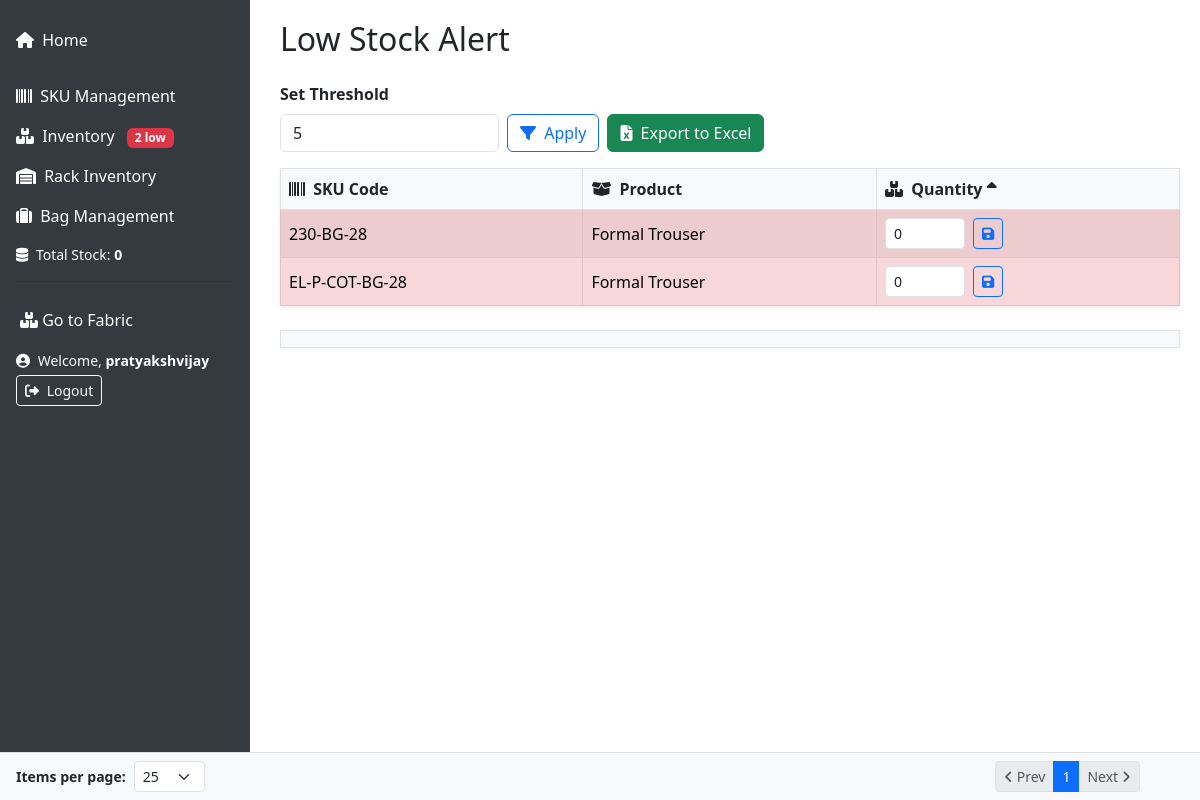
Page /inventory/low-stock/ (signed in) on the committed database.
### inventory_manager/models.py (models this page shows, shortened)
class SKU(models.Model):
    user = models.ForeignKey(User, on_delete=models.CASCADE)
    sku_code = models.CharField(max_length=50, unique=True)
    product_name = models.CharField(max_length=255)
    stock_quantity = models.IntegerField(default=0)
    updated_at = models.DateTimeField(auto_now=True)

### inventory_manager/views.py (the view, shortened to what this page needs)
# urls.py: path('low-stock/', views.low_stock_alert, name='low_stock_alert'),
@login_required
def low_stock_alert(request):
    threshold = int(request.GET.get("threshold", 5))
    per_page = int(request.GET.get("per_page", 25))
    page_number = request.GET.get("page", 1)
    sort = request.GET.get("sort", "stock_quantity")
    dir = request.GET.get("dir", "asc")
    queryset = SKU.objects.filter(stock_quantity__lte=threshold)
    if sort not in ["sku_code", "product_name", "stock_quantity"]:
        sort = "stock_quantity"
    if dir not in ["asc", "desc"]:
        dir = "asc"
    order_by_field = sort if dir == "asc" else f"-{sort}"
    queryset = queryset.order_by(order_by_field)
    paginator = Paginator(queryset, per_page)
    page_obj = paginator.get_page(page_number)
    return render(request, "inventory_manager/low_stock_alert.html", {
        "page_obj": page_obj,
        "threshold": threshold,
        "per_page": per_page,
        "sort": sort,
        "dir": dir,
    })

### inventory_manager/context_processors.py (called while the page is built)
def total_stock_context(request):
    total = SKU.objects.aggregate(total=Sum('stock_quantity'))['total'] or 0
    low_stock_count = SKU.objects.filter(stock_quantity__lt=10).count()
    return {
        'total_stock': total,
        'low_stock_count': low_stock_count
    }

### inventory_manager/templates/inventory_manager/low_stock_alert.html (shortened to what this page needs)
{% extends 'inventory_manager/base.html' %}
{% block content %}
<h2 class="mb-4">Low Stock Alert</h2>
<form method="get" class="row g-2 mb-3 align-items-end">
  <div class="col-md-3">
    <label for="threshold" class="form-label fw-semibold">Set Threshold</label>
    <input type="number" name="threshold" value="{{ threshold }}" class="form-control" min="0">
  </div>
  <div class="col-md-auto d-flex gap-2 mt-4">
    <button type="submit" class="btn btn-outline-primary">
      <i class="fa-solid fa-filter me-1"></i> Apply
    </button>
    <a href="?export=1&threshold={{ threshold }}" class="btn btn-success">
      <i class="fa-solid fa-file-excel me-1"></i> Export to Excel
    </a>
  </div>
</form>
<div class="mb-4">
  <table class="table table-bordered table-striped align-middle shadow-sm">
    <thead class="table-light text-dark fw-semibold">
      <tr>
        <th>
          <a href="?sort=sku_code&dir={% if sort == 'sku_code' and dir == 'asc' %}desc{% else %}asc{% endif %}&threshold={{ threshold }}" class="text-decoration-none text-dark">
            <i class="fa-solid fa-barcode me-1"></i> SKU Code
          </a>
        </th>
        <th>
          <a href="?sort=product_name&dir={% if sort == 'product_name' and dir == 'asc' %}desc{% else %}asc{% endif %}&threshold={{ threshold }}" class="text-decoration-none text-dark">
            <i class="fa-solid fa-box-open me-1"></i> Product
          </a>
        </th>
        <th>
          <a href="?sort=stock_quantity&dir={% if sort == 'stock_quantity' and dir == 'asc' %}desc{% else %}asc{% endif %}&threshold={{ threshold }}" class="text-decoration-none text-dark">
            <i class="fa-solid fa-boxes-stacked me-1"></i> Quantity
            {% if sort == 'stock_quantity' %}
              <i class="fa-solid {% if dir == 'asc' %}fa-sort-up{% else %}fa-sort-down{% endif %}"></i>
            {% endif %}
          </a>
        </th>
      </tr>
    </thead>
    <tbody>
      {% for sku in page_obj %}
      <tr class="
          {% if sku.stock_quantity == 0 %}
            table-danger
          {% elif sku.stock_quantity <= 3 %}
            table-warning
          {% else %}
            table-light
          {% endif %}
      ">
        <td>{{ sku.sku_code }}</td>
        <td>{{ sku.product_name }}</td>
        <td>
          <form class="d-flex align-items-center gap-2" onsubmit="event.preventDefault(); updateStock('{{ sku.id }}')">
            <input type="number" class="form-control form-control-sm" id="stock-{{ sku.id }}" value="{{ sku.stock_quantity }}" style="width: 80px;" min="0">
            <button type="submit" class="btn btn-sm btn-outline-primary" id="btn-{{ sku.id }}">
              <i class="fa-solid fa-floppy-disk"></i>
            </button>
          </form>
        </td>
      </tr>
      {% empty %}
      <tr>
        <td colspan="3" class="text-center text-muted">No SKUs under this threshold.</td>
      </tr>
      {% endfor %}
    </tbody>
  </table>
</div>
<div class="mt-4">
  {% include 'inventory_manager/components/pagination_footer.html' %}
</div>
{% endblock %}

### inventory_manager/templates/inventory_manager/base.html (shortened to what this page needs)
{% load static %}
<!DOCTYPE html>
<html lang="en">
<head>
    <link href="https://cdn.jsdelivr.net/npm/bootstrap@5.3.0/dist/css/bootstrap.min.css" rel="stylesheet">
    <link rel="stylesheet" href="https://cdnjs.cloudflare.com/ajax/libs/font-awesome/6.5.0/css/all.min.css">
    <link href="https://cdn.jsdelivr.net/npm/select2@4.1.0-rc.0/dist/css/select2.min.css" rel="stylesheet" />
</head>
<body>
    {% if request.user.is_authenticated %}
    <div class="sidebar" id="sidebar">
        <a href="{% url 'dashboard' %}" class="mb-3 px-3 py-2 d-block text-white {% if request.path == '/' %}active{% endif %}">
            <i class="fa-solid fa-house me-1"></i> Home
        </a>
        <div class="nav-item">
            <a class="text-white d-block px-3 py-2" data-bs-toggle="collapse" href="#skuMenu" role="button" aria-expanded="false">
                <i class="fa-solid fa-barcode me-1"></i> SKU Management
            </a>
        </div>
        <div class="nav-item">
            <a class="text-white d-block px-3 py-2" data-bs-toggle="collapse" href="#inventoryMenu" role="button" aria-expanded="false">
                <i class="fa-solid fa-boxes-stacked me-1"></i> Inventory
                {% if low_stock_count > 0 %}
                    <span class="badge bg-danger ms-2">{{ low_stock_count }} low</span>
                {% endif %}
            </a>
        </div>
        <div class="nav-item">
            <a class="text-white d-block px-3 py-2 {% if request.path == '/rack/' %}active{% endif %}" href="{% url 'rack_view' %}">
                <i class="fa-solid fa-warehouse me-1"></i> Rack Inventory
            </a>
        </div>
        <div class="nav-item">
        <a class="text-white d-block px-3 py-2" data-bs-toggle="collapse" href="#bagsMenu" role="button" aria-expanded="false">
            <i class="fa-solid fa-suitcase me-1"></i> Bag Management
        </a>
        </div>
        <div class="text-white small px-3 mt-2">
            <i class="fa-solid fa-database me-1"></i>
            Total Stock: <strong>{{ total_stock }}</strong>
        </div>
        <hr class="bg-secondary mx-3">
        <a class="nav-link {% if '/fabric/' in request.path %}active{% endif %}" href="/fabric/"><i class="fas fa-boxes"></i> Go to Fabric</a>
        <div class="px-3 py-2 text-white small">
            <div class="d-flex flex-column">
            <span class="mb-1">
                <i class="fa-solid fa-user-circle me-1"></i> Welcome, <strong>{{ request.user.username }}</strong>
            </span>
            <form method="post" action="{% url 'logout' %}" class="d-inline">
                <button type="submit" class="btn btn-sm btn-outline-light">
                    <i class="fa-solid fa-sign-out-alt me-1"></i> Logout
                </button>
            </form>
            </div>
        {% endif %}
         </div>
    </div>
    <div class="content {% if not user.is_authenticated %}w-100{% endif %}" id="main-content">
        {% block content %}{% endblock %}
    </div>
</body>
</html>

### inventory_manager/templates/inventory_manager/components/pagination_footer.html (shortened to what this page needs)
<div class="bg-light border p-2 mt-4">
  <div class="fixed-bottom bg-light border-top py-2 px-3 d-flex justify-content-between align-items-center flex-wrap" style="z-index: 1035;">
    <form method="get" class="d-flex align-items-center gap-2 mb-0" id="perPageForm">
      <label for="per_page" class="mb-0 small fw-semibold">Items per page:</label>
      <select name="per_page" id="per_page" class="form-select form-select-sm" style="width: auto;" onchange="document.getElementById('perPageForm').submit();">
        <option value="25" {% if per_page == 25 %}selected{% endif %}>25</option>
      </select>
    </form>
    <div class="d-flex align-items-center gap-3 flex-wrap">
      <nav>
        <ul class="pagination pagination-sm mb-0">
          {% if page_obj.has_previous %}
            <li class="page-item">
              <a class="page-link" href="?page={{ page_obj.previous_page_number }}&per_page={{ per_page }}">
                <i class="fa-solid fa-angle-left"></i> Prev
              </a>
            </li>
          {% else %}
            <li class="page-item disabled"><span class="page-link"><i class="fa-solid fa-angle-left"></i> Prev</span></li>
          {% endif %}
          {% for num in page_obj.paginator.get_elided_page_range %}
            <li class="page-item {% if page_obj.number == num %}active{% endif %}">
              <a class="page-link" href="?page={{ num }}&per_page={{ per_page }}">{{ num }}</a>
            </li>
          {% endfor %}
          {% if page_obj.has_next %}
            <li class="page-item">
              <a class="page-link" href="?page={{ page_obj.next_page_number }}&per_page={{ per_page }}">
                Next <i class="fa-solid fa-angle-right"></i>
              </a>
            </li>
          {% else %}
            <li class="page-item disabled"><span class="page-link">Next <i class="fa-solid fa-angle-right"></i></span></li>
          {% endif %}
        </ul>
      </nav>
    </div>
  </div>
</div>

### inventory_manager/templates/inventory_manager/base.html (style rules this page uses)
body { margin: 0; padding: 0; }
.sidebar { height: 100vh; width: 250px; position: fixed; top: 0; left: 0; background-color: #343a40; padding-top: 20px; transition: all 0.3s; z-index: 1030; }
.sidebar a { color: #fff; padding: 10px 20px; display: block; text-decoration: none; }
.content { margin-left: 260px; padding: 20px; transition: all 0.3s; }

### rows in the picture
SKU: sku_code "230-BG-28", product_name "Formal Trouser", stock_quantity "0"
SKU: sku_code "EL-P-COT-BG-28", product_name "Formal Trouser", stock_quantity "0"

### other values in the picture
{{ low_stock_count }} "2"
{{ total_stock }} "0"
{{ request.user.username }} "pratyakshvijay"
{{ num }} "1"
